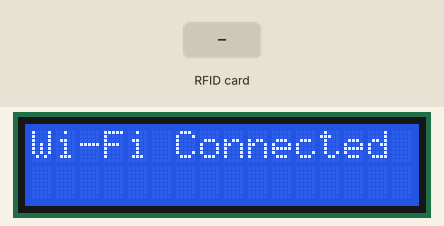
Bench run of a sketch on a simulated ESP32. Shown: 16×2 character LCD. The test bench sets the inputs (shaded band). WiFi joins after 1.5 s; servers stay silent unless stated; uploads are accepted with an empty reply; what the sketch prints to the serial monitor is not drawn.

Above: at 3.7 s.
At 5.9 s:
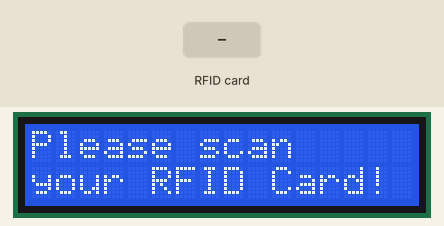
6.0 s: RFID card 5E 7A 19 C4 held to the reader
At 6.6 s:
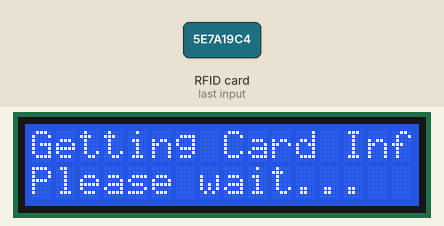
At 7.4 s:
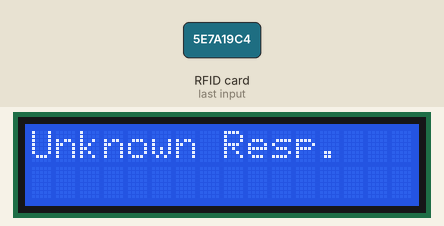
Timing chart, 0 to 9.0 s (numbered marks = the images above; inputs shaded):
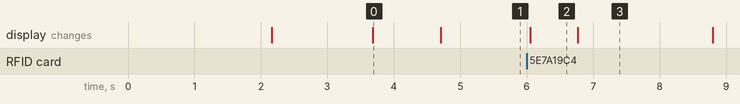

The sketch:

rfid-registration-mode.ino
```cpp
/*
REGISTRATION MODE WITH 12 DIGITS CARD REFERENCES NUMBER

Connections:
RFID:
SDA -5
SCK - 18
MOSI - 23
MISO - 19
GND - GND(ESP)
RST - 22
3.3V - 3.3V(ESP)
*/

#include <WiFi.h>
#include <HTTPClient.h>
#include <SPI.h>
#include <Wire.h>
#include <MFRC522.h>
#include <hd44780.h>
#include <hd44780ioClass/hd44780_I2Cexp.h>

#define RST_PIN 22
#define SS_PIN 5

// Wi-Fi and Server Settings
const char* ssid = "HUAWEI-E6Ze";
const char* password = "starbucks.chocochip";
const char* registerUrl = "http://192.168.100.129:3000/card_scan";  // Change to "https://" if using SSL
const char* authToken = "6dbe948bb56f1d6827fbbd8321c7ad14";

// Hardware instances
MFRC522 rfid(SS_PIN, RST_PIN);
hd44780_I2Cexp lcd;
HTTPClient httpClient;

// Variables for debouncing the card read
unsigned long lastCardTime = 0;
const unsigned long debounceDelay = 2000; // 2 seconds

void setup() {
  Serial.begin(115200);
  SPI.begin();
  rfid.PCD_Init();

  // Initialize I2C and LCD (SDA = GPIO 21, SCL = GPIO 17)
  Wire.begin(21, 17);
  lcd.begin(16, 2);
  lcd.clear();
  lcd.print("TUP System");
  lcd.setCursor(0, 1);
  lcd.print("Initialized!");
  delay(2000);
  lcd.clear();

  // Connect to Wi-Fi
  connectToWiFi();

  lcd.clear();
  lcd.print("Please scan");
  lcd.setCursor(0, 1);
  lcd.print("your RFID Card!");
}

void loop() {
  // Check Wi-Fi connection and attempt reconnect if needed
  if (WiFi.status() != WL_CONNECTED) {
    connectToWiFi();
  }

  // Check for a new card. If not present, exit the loop iteration.
  if (!rfid.PICC_IsNewCardPresent() || !rfid.PICC_ReadCardSerial())
    return;

  // Debounce: ensure at least 'debounceDelay' milliseconds between card reads
  if (millis() - lastCardTime < debounceDelay) {
    rfid.PICC_HaltA();
    return;
  }
  lastCardTime = millis();

  // Read card UID and convert to uppercase hexadecimal string
  String uid = "";
  for (byte i = 0; i < rfid.uid.size; i++) {
    if (rfid.uid.uidByte[i] < 0x10) uid += "0"; // Prepend a zero for single-digit values
    uid += String(rfid.uid.uidByte[i], HEX);
  }
  uid.toUpperCase();

  // Pad with leading zeros until the UID string is at least 12 digits long
  while (uid.length() < 12) {
    uid = "0" + uid;
  }

  Serial.println("Card UID: " + uid);

  // Attempt to register the card
  registerCard(uid);

  // Halt the card and reset the reader for the next scan
  rfid.PICC_HaltA();
}

void connectToWiFi() {
  lcd.clear();
  lcd.print("Connecting to");
  lcd.setCursor(0, 1);
  lcd.print("Wi-Fi...");
  Serial.print("Connecting to Wi-Fi");

  WiFi.begin(ssid, password);
  unsigned long startAttemptTime = millis();

  // Try to connect for up to 10 seconds
  while (WiFi.status() != WL_CONNECTED && millis() - startAttemptTime < 10000) {
    delay(500);
    Serial.print(".");
  }

  if (WiFi.status() == WL_CONNECTED) {
    lcd.clear();
    lcd.print("Wi-Fi Connected");
    Serial.println("\nConnected to Wi-Fi!");
    delay(1000);
  } else {
    lcd.clear();
    lcd.print("Wi-Fi Failed");
    Serial.println("\nWi-Fi connection failed.");
    delay(2000);
  }
}

void registerCard(String cardUid) {
  lcd.clear();
  lcd.print("Getting Card Info");
  lcd.setCursor(0, 1);
  lcd.print("Please wait...");
  delay(500);

  if (WiFi.status() == WL_CONNECTED) {
    httpClient.begin(registerUrl);
    httpClient.addHeader("Content-Type", "application/json");
    httpClient.addHeader("Authorization", authToken);

    String payload = String("{\"uid\":\"") + cardUid + String("\"}");
    int httpResponseCode = httpClient.POST(payload);

    Serial.println("Payload sent: " + payload);

    if (httpResponseCode > 0) {
      String response = httpClient.getString();
      Serial.println("HTTP Response Code: " + String(httpResponseCode));
      Serial.println("Server Response: " + response);

      if (response.indexOf("\"success\":true") != -1) {
        lcd.clear();
        lcd.print("Registration");
        lcd.setCursor(0, 1);
        lcd.print("Successful!");
      } else if (response.indexOf("\"success\":false") != -1) {
        lcd.clear();
        lcd.print("Card Already");
        lcd.setCursor(0, 1);
        lcd.print("Registered!");
      } else {
        lcd.clear();
        lcd.print("Unknown Resp.");
      }
    } else {
      Serial.println("Error sending POST request. HTTP error code: " + String(httpResponseCode));
      lcd.clear();
      lcd.print("POST Request Err");
    }
    httpClient.end();
  } else {
    lcd.clear();
    lcd.print("No Wi-Fi Conn");
    Serial.println("Wi-Fi not connected, cannot register card.");
  }

  delay(2000);
  lcd.clear();
  lcd.print("Please scan");
  lcd.setCursor(0, 1);
  lcd.print("your RFID Card!");
}
```

Measured:
- after the input at 6.0 s, the display: changes after 0.06 s (image 2)
- what the display in image 0 shows lasts 1.0 s, from 3.7 s to 4.7 s
- what the display in image 2 shows lasts 0.7 s, from 6.1 s to 6.8 s
